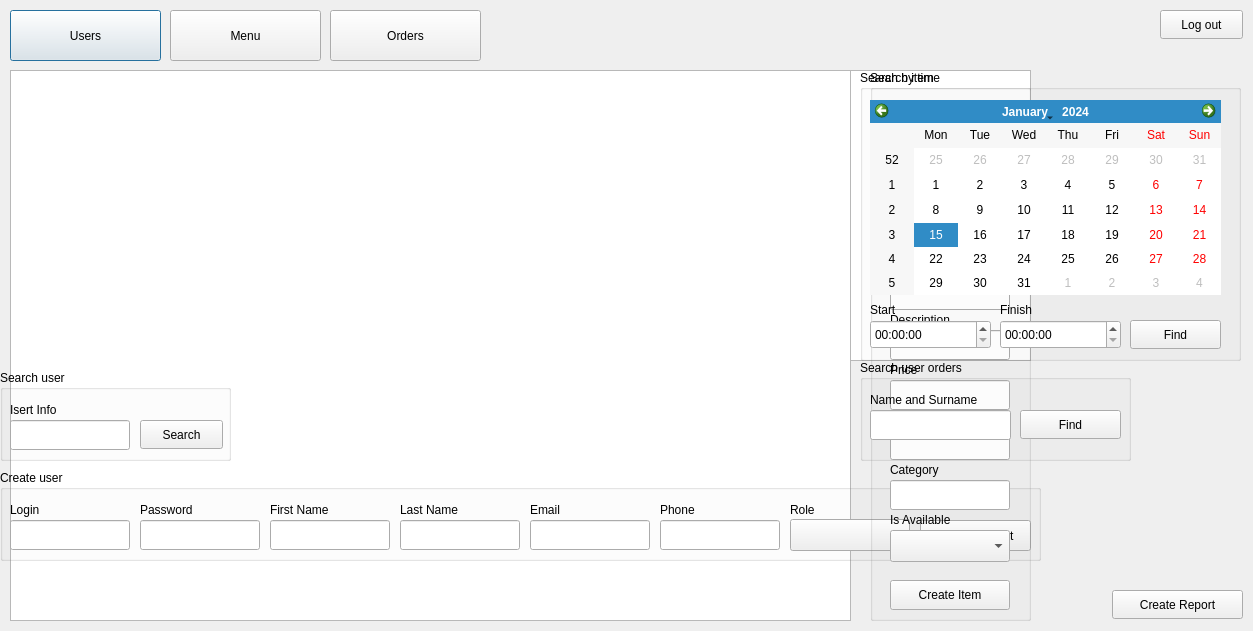
<?xml version="1.0" encoding="UTF-8"?>
<ui version="4.0">
 <class>AdminWindow</class>
 <widget class="QDialog" name="AdminWindow">
  <property name="geometry">
   <rect>
    <x>0</x>
    <y>0</y>
    <width>1253</width>
    <height>631</height>
   </rect>
  </property>
  <property name="windowTitle">
   <string>Dialog</string>
  </property>
  <widget class="QPushButton" name="pushButtonUsers">
   <property name="geometry">
    <rect>
     <x>10</x>
     <y>10</y>
     <width>151</width>
     <height>51</height>
    </rect>
   </property>
   <property name="text">
    <string>Users</string>
   </property>
  </widget>
  <widget class="QPushButton" name="pushButtonMenu">
   <property name="geometry">
    <rect>
     <x>170</x>
     <y>10</y>
     <width>151</width>
     <height>51</height>
    </rect>
   </property>
   <property name="text">
    <string>Menu</string>
   </property>
  </widget>
  <widget class="QPushButton" name="logOut">
   <property name="geometry">
    <rect>
     <x>1160</x>
     <y>10</y>
     <width>83</width>
     <height>29</height>
    </rect>
   </property>
   <property name="text">
    <string>Log out</string>
   </property>
  </widget>
  <widget class="QPushButton" name="pushButtonOrders">
   <property name="geometry">
    <rect>
     <x>330</x>
     <y>10</y>
     <width>151</width>
     <height>51</height>
    </rect>
   </property>
   <property name="text">
    <string>Orders</string>
   </property>
  </widget>
  <widget class="QTableWidget" name="tableWidgetUsers">
   <property name="geometry">
    <rect>
     <x>10</x>
     <y>70</y>
     <width>1021</width>
     <height>291</height>
    </rect>
   </property>
  </widget>
  <widget class="QTableWidget" name="tableWidgetMenu">
   <property name="geometry">
    <rect>
     <x>10</x>
     <y>70</y>
     <width>841</width>
     <height>551</height>
    </rect>
   </property>
  </widget>
  <widget class="QTableWidget" name="tableWidgetOrders">
   <property name="geometry">
    <rect>
     <x>10</x>
     <y>70</y>
     <width>841</width>
     <height>551</height>
    </rect>
   </property>
  </widget>
  <widget class="QGroupBox" name="groupBoxCreationUser">
   <property name="geometry">
    <rect>
     <x>0</x>
     <y>470</y>
     <width>1041</width>
     <height>91</height>
    </rect>
   </property>
   <property name="title">
    <string>Create user</string>
   </property>
   <widget class="QPushButton" name="createAcountAdmin">
    <property name="geometry">
     <rect>
      <x>920</x>
      <y>50</y>
      <width>111</width>
      <height>31</height>
     </rect>
    </property>
    <property name="text">
     <string>Create Acount</string>
    </property>
   </widget>
   <widget class="QLineEdit" name="lastNameAdmin">
    <property name="geometry">
     <rect>
      <x>400</x>
      <y>50</y>
      <width>120</width>
      <height>30</height>
     </rect>
    </property>
   </widget>
   <widget class="QLineEdit" name="phoneAdmin">
    <property name="geometry">
     <rect>
      <x>660</x>
      <y>50</y>
      <width>120</width>
      <height>30</height>
     </rect>
    </property>
   </widget>
   <widget class="QLineEdit" name="firstNameAdmin">
    <property name="geometry">
     <rect>
      <x>270</x>
      <y>50</y>
      <width>120</width>
      <height>30</height>
     </rect>
    </property>
   </widget>
   <widget class="QLabel" name="label_5">
    <property name="geometry">
     <rect>
      <x>530</x>
      <y>30</y>
      <width>71</width>
      <height>20</height>
     </rect>
    </property>
    <property name="text">
     <string>Email</string>
    </property>
   </widget>
   <widget class="QLineEdit" name="loginAdmin">
    <property name="geometry">
     <rect>
      <x>10</x>
      <y>50</y>
      <width>120</width>
      <height>30</height>
     </rect>
    </property>
   </widget>
   <widget class="QLabel" name="label_2">
    <property name="geometry">
     <rect>
      <x>140</x>
      <y>30</y>
      <width>61</width>
      <height>20</height>
     </rect>
    </property>
    <property name="text">
     <string>Password</string>
    </property>
   </widget>
   <widget class="QLineEdit" name="passwordAdmin">
    <property name="geometry">
     <rect>
      <x>140</x>
      <y>50</y>
      <width>120</width>
      <height>30</height>
     </rect>
    </property>
   </widget>
   <widget class="QLabel" name="label">
    <property name="geometry">
     <rect>
      <x>10</x>
      <y>30</y>
      <width>37</width>
      <height>20</height>
     </rect>
    </property>
    <property name="text">
     <string>Login</string>
    </property>
   </widget>
   <widget class="QLabel" name="label_7">
    <property name="geometry">
     <rect>
      <x>790</x>
      <y>30</y>
      <width>71</width>
      <height>20</height>
     </rect>
    </property>
    <property name="text">
     <string>Role</string>
    </property>
   </widget>
   <widget class="QComboBox" name="comboBoxRole">
    <property name="geometry">
     <rect>
      <x>790</x>
      <y>49</y>
      <width>120</width>
      <height>32</height>
     </rect>
    </property>
   </widget>
   <widget class="QLabel" name="label_4">
    <property name="geometry">
     <rect>
      <x>400</x>
      <y>30</y>
      <width>71</width>
      <height>20</height>
     </rect>
    </property>
    <property name="text">
     <string>Last Name</string>
    </property>
   </widget>
   <widget class="QLabel" name="label_3">
    <property name="geometry">
     <rect>
      <x>270</x>
      <y>30</y>
      <width>71</width>
      <height>20</height>
     </rect>
    </property>
    <property name="text">
     <string>First Name</string>
    </property>
   </widget>
   <widget class="QLineEdit" name="emailAdmin">
    <property name="geometry">
     <rect>
      <x>530</x>
      <y>50</y>
      <width>120</width>
      <height>30</height>
     </rect>
    </property>
   </widget>
   <widget class="QLabel" name="label_6">
    <property name="geometry">
     <rect>
      <x>660</x>
      <y>30</y>
      <width>71</width>
      <height>20</height>
     </rect>
    </property>
    <property name="text">
     <string>Phone</string>
    </property>
   </widget>
  </widget>
  <widget class="QGroupBox" name="groupBoxCreationMenu">
   <property name="geometry">
    <rect>
     <x>870</x>
     <y>230</y>
     <width>161</width>
     <height>391</height>
    </rect>
   </property>
   <property name="title">
    <string>Create Menu Item</string>
   </property>
   <widget class="QPushButton" name="createItemMenuAdmin">
    <property name="geometry">
     <rect>
      <x>20</x>
      <y>350</y>
      <width>120</width>
      <height>30</height>
     </rect>
    </property>
    <property name="text">
     <string>Create Item</string>
    </property>
   </widget>
   <widget class="QLabel" name="label_10">
    <property name="geometry">
     <rect>
      <x>20</x>
      <y>130</y>
      <width>63</width>
      <height>20</height>
     </rect>
    </property>
    <property name="text">
     <string>Price</string>
    </property>
   </widget>
   <widget class="QLineEdit" name="priceMenuAdmin">
    <property name="geometry">
     <rect>
      <x>20</x>
      <y>150</y>
      <width>120</width>
      <height>30</height>
     </rect>
    </property>
   </widget>
   <widget class="QLabel" name="label_13">
    <property name="geometry">
     <rect>
      <x>20</x>
      <y>280</y>
      <width>81</width>
      <height>20</height>
     </rect>
    </property>
    <property name="text">
     <string>Is Available</string>
    </property>
   </widget>
   <widget class="QLabel" name="label_12">
    <property name="geometry">
     <rect>
      <x>20</x>
      <y>230</y>
      <width>63</width>
      <height>20</height>
     </rect>
    </property>
    <property name="text">
     <string>Category</string>
    </property>
   </widget>
   <widget class="QComboBox" name="isAvailableMenuAdmin">
    <property name="geometry">
     <rect>
      <x>20</x>
      <y>300</y>
      <width>120</width>
      <height>32</height>
     </rect>
    </property>
   </widget>
   <widget class="QLabel" name="label_11">
    <property name="geometry">
     <rect>
      <x>20</x>
      <y>180</y>
      <width>63</width>
      <height>20</height>
     </rect>
    </property>
    <property name="text">
     <string>Weight</string>
    </property>
   </widget>
   <widget class="QLineEdit" name="weightMenuAdmin">
    <property name="geometry">
     <rect>
      <x>20</x>
      <y>200</y>
      <width>120</width>
      <height>30</height>
     </rect>
    </property>
   </widget>
   <widget class="QLabel" name="label_9">
    <property name="geometry">
     <rect>
      <x>20</x>
      <y>80</y>
      <width>81</width>
      <height>20</height>
     </rect>
    </property>
    <property name="text">
     <string>Description</string>
    </property>
   </widget>
   <widget class="QLabel" name="label_8">
    <property name="geometry">
     <rect>
      <x>20</x>
      <y>30</y>
      <width>63</width>
      <height>20</height>
     </rect>
    </property>
    <property name="text">
     <string>Name</string>
    </property>
   </widget>
   <widget class="QLineEdit" name="itemNameMenuAdmin">
    <property name="geometry">
     <rect>
      <x>20</x>
      <y>50</y>
      <width>120</width>
      <height>30</height>
     </rect>
    </property>
   </widget>
   <widget class="QLineEdit" name="descriptionMenuAdmin">
    <property name="geometry">
     <rect>
      <x>20</x>
      <y>100</y>
      <width>120</width>
      <height>30</height>
     </rect>
    </property>
   </widget>
   <widget class="QLineEdit" name="categoryMenuAdmin">
    <property name="geometry">
     <rect>
      <x>20</x>
      <y>250</y>
      <width>120</width>
      <height>30</height>
     </rect>
    </property>
   </widget>
  </widget>
  <widget class="QGroupBox" name="groupBoxSearchUser">
   <property name="geometry">
    <rect>
     <x>0</x>
     <y>370</y>
     <width>231</width>
     <height>91</height>
    </rect>
   </property>
   <property name="title">
    <string>Search user</string>
   </property>
   <widget class="QLineEdit" name="searchUser">
    <property name="geometry">
     <rect>
      <x>10</x>
      <y>50</y>
      <width>120</width>
      <height>30</height>
     </rect>
    </property>
   </widget>
   <widget class="QPushButton" name="pushButtonSearchUser">
    <property name="geometry">
     <rect>
      <x>140</x>
      <y>50</y>
      <width>83</width>
      <height>29</height>
     </rect>
    </property>
    <property name="text">
     <string>Search</string>
    </property>
   </widget>
   <widget class="QLabel" name="insertInfoSearch">
    <property name="geometry">
     <rect>
      <x>10</x>
      <y>30</y>
      <width>81</width>
      <height>20</height>
     </rect>
    </property>
    <property name="text">
     <string>Isert Info</string>
    </property>
   </widget>
  </widget>
  <widget class="QGroupBox" name="groupBoxSearchMenu">
   <property name="geometry">
    <rect>
     <x>870</x>
     <y>70</y>
     <width>161</width>
     <height>141</height>
    </rect>
   </property>
   <property name="title">
    <string>Search item</string>
   </property>
   <widget class="QLineEdit" name="searchMenu">
    <property name="geometry">
     <rect>
      <x>20</x>
      <y>50</y>
      <width>120</width>
      <height>30</height>
     </rect>
    </property>
   </widget>
   <widget class="QPushButton" name="pushButtonSearchMenu">
    <property name="geometry">
     <rect>
      <x>20</x>
      <y>90</y>
      <width>121</width>
      <height>29</height>
     </rect>
    </property>
    <property name="text">
     <string>Search</string>
    </property>
   </widget>
   <widget class="QLabel" name="insertInfoSearch_2">
    <property name="geometry">
     <rect>
      <x>20</x>
      <y>30</y>
      <width>81</width>
      <height>20</height>
     </rect>
    </property>
    <property name="text">
     <string>Isert Info</string>
    </property>
   </widget>
  </widget>
  <widget class="QGroupBox" name="groupBoxSearchOrder">
   <property name="geometry">
    <rect>
     <x>860</x>
     <y>360</y>
     <width>271</width>
     <height>101</height>
    </rect>
   </property>
   <property name="title">
    <string>Search user orders</string>
   </property>
   <widget class="QLineEdit" name="searchOrder">
    <property name="geometry">
     <rect>
      <x>10</x>
      <y>50</y>
      <width>141</width>
      <height>30</height>
     </rect>
    </property>
   </widget>
   <widget class="QLabel" name="label_16">
    <property name="geometry">
     <rect>
      <x>10</x>
      <y>30</y>
      <width>141</width>
      <height>20</height>
     </rect>
    </property>
    <property name="text">
     <string>Name and Surname</string>
    </property>
   </widget>
   <widget class="QPushButton" name="pushButtonOrderUserFind">
    <property name="geometry">
     <rect>
      <x>160</x>
      <y>50</y>
      <width>101</width>
      <height>29</height>
     </rect>
    </property>
    <property name="text">
     <string>Find</string>
    </property>
   </widget>
  </widget>
  <widget class="QGroupBox" name="groupBoxSearchTime">
   <property name="geometry">
    <rect>
     <x>860</x>
     <y>70</y>
     <width>381</width>
     <height>291</height>
    </rect>
   </property>
   <property name="title">
    <string>Search by time</string>
   </property>
   <widget class="QCalendarWidget" name="calendarWidget">
    <property name="geometry">
     <rect>
      <x>10</x>
      <y>30</y>
      <width>351</width>
      <height>195</height>
     </rect>
    </property>
   </widget>
   <widget class="QPushButton" name="pushButtonTimeFind">
    <property name="geometry">
     <rect>
      <x>270</x>
      <y>250</y>
      <width>91</width>
      <height>29</height>
     </rect>
    </property>
    <property name="text">
     <string>Find</string>
    </property>
   </widget>
   <widget class="QTimeEdit" name="timeEditFirst">
    <property name="geometry">
     <rect>
      <x>10</x>
      <y>250</y>
      <width>121</width>
      <height>29</height>
     </rect>
    </property>
   </widget>
   <widget class="QLabel" name="label_15">
    <property name="geometry">
     <rect>
      <x>140</x>
      <y>230</y>
      <width>63</width>
      <height>20</height>
     </rect>
    </property>
    <property name="text">
     <string>Finish</string>
    </property>
   </widget>
   <widget class="QLabel" name="label_14">
    <property name="geometry">
     <rect>
      <x>10</x>
      <y>230</y>
      <width>63</width>
      <height>20</height>
     </rect>
    </property>
    <property name="text">
     <string>Start</string>
    </property>
   </widget>
   <widget class="QTimeEdit" name="timeEditSecond">
    <property name="geometry">
     <rect>
      <x>140</x>
      <y>250</y>
      <width>121</width>
      <height>29</height>
     </rect>
    </property>
   </widget>
  </widget>
  <widget class="QPushButton" name="pushButtonCreateReport">
   <property name="geometry">
    <rect>
     <x>1112</x>
     <y>590</y>
     <width>131</width>
     <height>29</height>
    </rect>
   </property>
   <property name="text">
    <string>Create Report</string>
   </property>
  </widget>
 </widget>
 <resources/>
 <connections/>
</ui>
